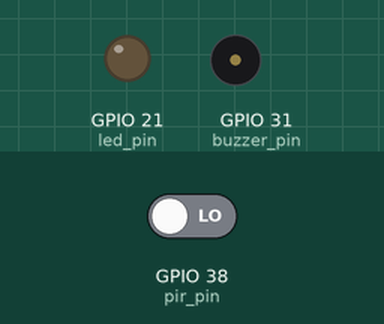
Recording of a program running on a simulated Raspberry Pi (BCM pin numbers). Shown: output pins drawn as LEDs (lit = HIGH), buzzer (waves = sounding, pin HIGH). The inputs (shaded band) are chosen by the test bench; at power-on: GPIO 38 (pir_pin) LOW. What the program prints to the terminal is not drawn.

Above: at 1.2 s.
1.3 s: GPIO 38 (pir_pin) driven HIGH
At 2.5 s:
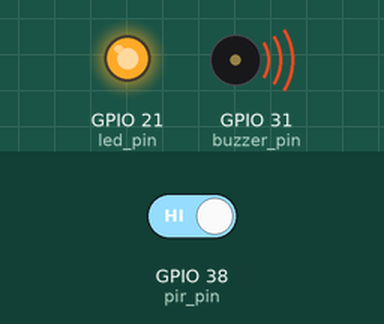
2.8 s: GPIO 38 (pir_pin) driven LOW
At 3.8 s:
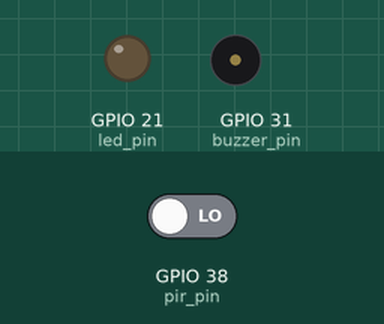
Timing chart, 0 to 5.8 s (numbered marks = the images above; inputs shaded):
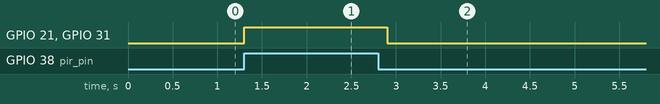

The program:

pir2.py
```python
# I import these library
import RPi.GPIO as GPIO
import time


# I connect these pin
pir_pin = 38 # PIR motion sensor connects to 38 pin
led_pin=21 # LED connects to 21 pin
buzzer_pin=31 # buzzer connects to 31 pin
# this is pir state
state=0

# I set mode to BOARD
GPIO.setmode(GPIO.BOARD)
# I set pir_pin to GPIO.IN
GPIO.setup(pir_pin,GPIO.IN)
# I set led_pin and buzzer pin to GPIO.OUT
GPIO.setup(led_pin, GPIO.OUT)
GPIO.setup(buzzer_pin, GPIO.OUT)


try:
    while True:
        time.sleep(0.1)
        state=0
        state=GPIO.input(pir_pin)
        state-0
        if(state == 1): #if the pir motion sensor detect movement print detect
            # snf LED and buzzer inform users
            print("detect！")
            GPIO.output(led_pin, GPIO.HIGH)
            GPIO.output(buzzer_pin, GPIO.HIGH)
            time.sleep( 0.1 )

        else: # else print no detect and nothing
            print("no detect")
            GPIO.output(led_pin, GPIO.LOW)
            GPIO.output(buzzer_pin, GPIO.LOW)
            time.sleep( 0.1 )

except KeyboardInterrupt:
    GPIO.cleanup()


from tkinter import *
import tkinter.font
from gpiozero import LED
import RPi.GPIO
RPi.GPIO.setmode(RPi.GPIO.BCM)

red = LED(10)
green = LED(17)
blue = LED(12)

# Gui
win = Tk()
win.title("LED Toggleer")
myFont = tkinter.font.Font(family='Helvetica', size=36, weight='bold')


# Event function
def redToggle():
    if red.is_lit:
        red.off()
        redButton["text"]="Turn Red on"
    else:
        red.on()
        redButton["text"]="Turn Red off"
        green.off()
        greenButton["text"]="Turn Green on"
        blue.off()
        blueButton["text"]="Turn Bule on"

def greenToggle():
    if green.is_lit:
        green.off()
        greenButton["text"]="Turn Green on"
    else:
        green.on()
        greenButton["text"]="Turn Green off"
        red.off()
        redButton["text"]="Turn Red on"
        blue.off()
        blueButton["text"]="Turn Blue on"

def blueToggle():
    if blue.is_lit:
        blue.off()
        blueButton["text"]="Turn Blue on"
    else:
        blue.on()
        blueButton["text"]="Turn Blue off"
        red.off()
        redButton["text"]="Turn Red on"
        green.off()
        greenButton["text"]="Turn Green on"

def close():
    RPi.GPIO.cleanup()
    win.destroy()


redButton=Button(win, text='Turn Red on', font= myFont, command=redToggle, bg='bisque2', height=2, width=24)
redButton.grid(row=0, column=1)

greenButton=Button(win, text='Turn Green on', font=myFont, command=greenToggle, bg='bisque2', height=2, width=24)
greenButton.grid(row=1, column=1)

blueButton=Button(win, text='Turn Blue on', font=myFont, command=blueToggle, bg='bisque2', height=2, width=24)
blueButton.grid(row=2, column=1)

exitButton=Button(win, text='Exit', font=myFont, command=close, bg='red', height=2, width=24)
exitButton.grid(row=3, column=1)
```

Measured:
- after the input at 1.3 s, GPIO 21 (led_pin), GPIO 31 (buzzer_pin): LOW → HIGH at once
- after the input at 2.8 s, GPIO 21 (led_pin), GPIO 31 (buzzer_pin): HIGH → LOW after 0.10 s
